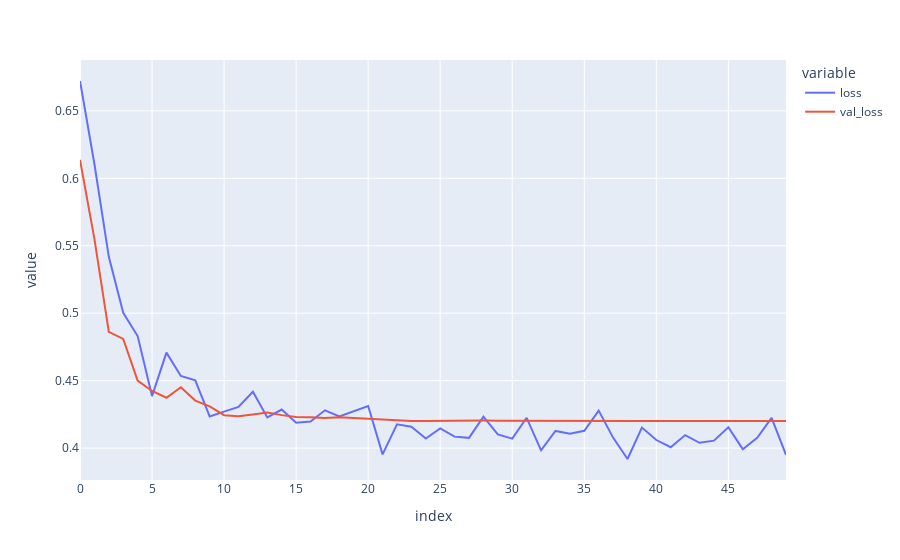

Write notebook code for a chart like this one.
### Code cell
import plotly.express as px
fig = px.line({'loss': history.history['loss'], 'val_loss': history.history['val_loss']})
fig.show()

### Figure 1 — Plotly figure (JSON) as saved in the notebook; plotly's stock layout.template omitted (floating-point values rounded to 4 significant figures)
{"data": [{"hovertemplate": "variable=loss<br>index=%{x}<br>value=%{y}<extra></extra>", "legendgroup": "loss", "line": {"color": "#636efa", "dash": "solid"}, "marker": {"symbol": "circle"}, "mode": "lines", "name": "loss", "orientation": "v", "showlegend": true, "type": "scatter", "x": [0, 1, 2, 3, 4, 5, 6, 7, 8, 9, 10, 11, 12, 13, 14, 15, 16, 17, 18, 19, 20, 21, 22, 23, 24, 25, 26, 27, 28, 29, 30, 31, 32, 33, 34, 35, 36, 37, 38, 39, 40, 41, 42, 43, 44, 45, 46, 47, 48, 49], "xaxis": "x", "y": [0.6721, 0.6106, 0.5418, 0.5003, 0.4831, 0.4386, 0.4708, 0.4535, 0.4503, 0.4235, 0.427, 0.4305, 0.4418, 0.4228, 0.4286, 0.4188, 0.4198, 0.428, 0.4235, 0.4276, 0.4312, 0.3954, 0.4177, 0.4159, 0.4071, 0.4147, 0.4085, 0.4076, 0.4234, 0.4102, 0.407, 0.4225, 0.3983, 0.4127, 0.4106, 0.4128, 0.4278, 0.4078, 0.3919, 0.4152, 0.406, 0.4007, 0.4097, 0.404, 0.4056, 0.4155, 0.3992, 0.4076, 0.4225, 0.395], "yaxis": "y"}, {"hovertemplate": "variable=val_loss<br>index=%{x}<br>value=%{y}<extra></extra>", "legendgroup": "val_loss", "line": {"color": "#EF553B", "dash": "solid"}, "marker": {"symbol": "circle"}, "mode": "lines", "name": "val_loss", "orientation": "v", "showlegend": true, "type": "scatter", "x": [0, 1, 2, 3, 4, 5, 6, 7, 8, 9, 10, 11, 12, 13, 14, 15, 16, 17, 18, 19, 20, 21, 22, 23, 24, 25, 26, 27, 28, 29, 30, 31, 32, 33, 34, 35, 36, 37, 38, 39, 40, 41, 42, 43, 44, 45, 46, 47, 48, 49], "xaxis": "x", "y": [0.6137, 0.5551, 0.4862, 0.481, 0.45, 0.4424, 0.4374, 0.4452, 0.4353, 0.431, 0.4244, 0.4236, 0.425, 0.4264, 0.4245, 0.423, 0.423, 0.4223, 0.423, 0.4223, 0.4216, 0.4214, 0.4207, 0.42, 0.4201, 0.4202, 0.4204, 0.4205, 0.4205, 0.4203, 0.4203, 0.4201, 0.4202, 0.4201, 0.4201, 0.4201, 0.4201, 0.4201, 0.4201, 0.4201, 0.4201, 0.4201, 0.4201, 0.4201, 0.4201, 0.4201, 0.4201, 0.4201, 0.4201, 0.4201], "yaxis": "y"}], "layout": {"legend": {"title": {"text": "variable"}, "tracegroupgap": 0}, "margin": {"t": 60}, "xaxis": {"anchor": "y", "domain": [0, 1], "title": {"text": "index"}}, "yaxis": {"anchor": "x", "domain": [0, 1], "title": {"text": "value"}}}}
